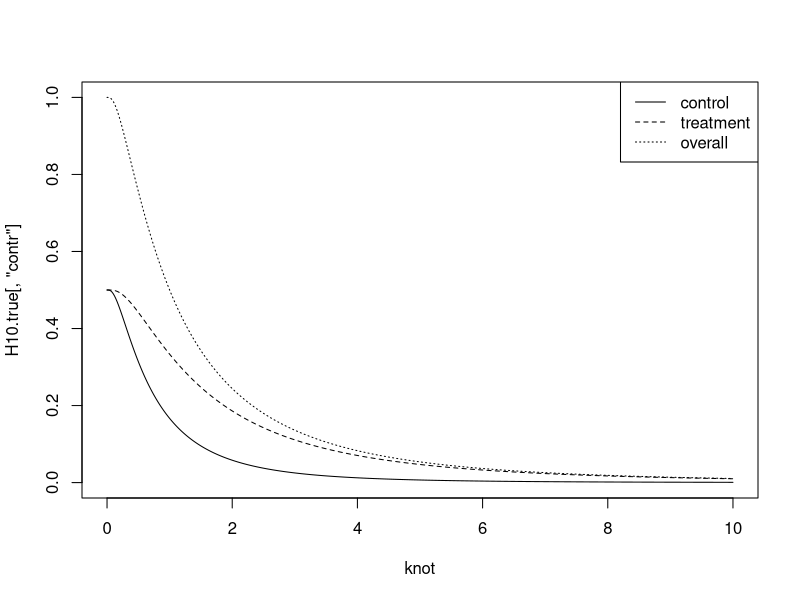
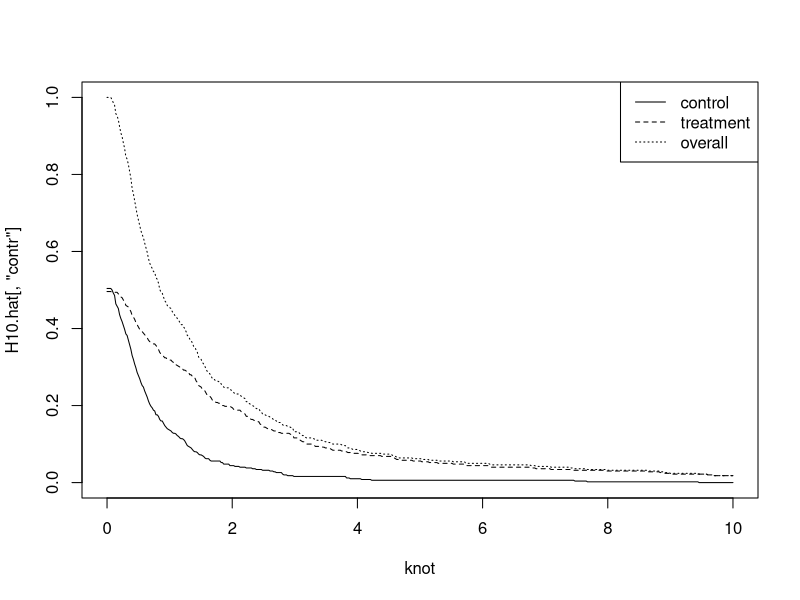
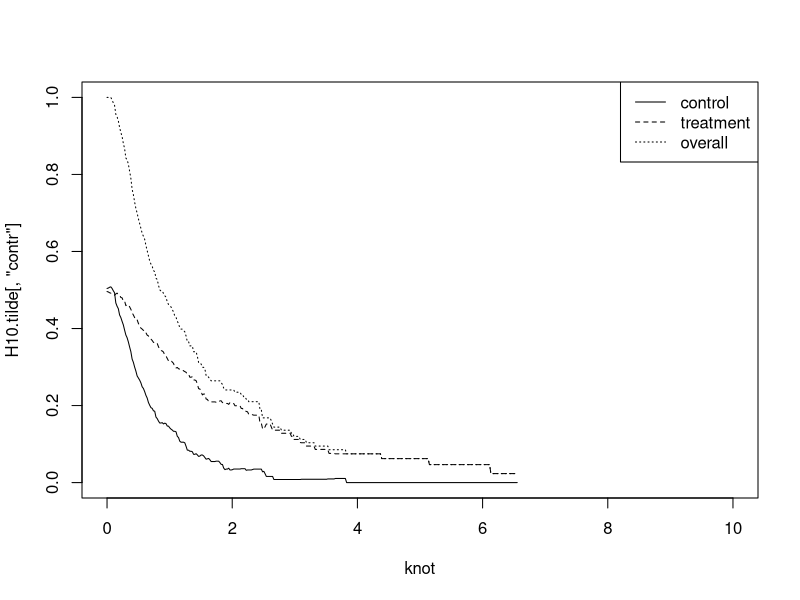
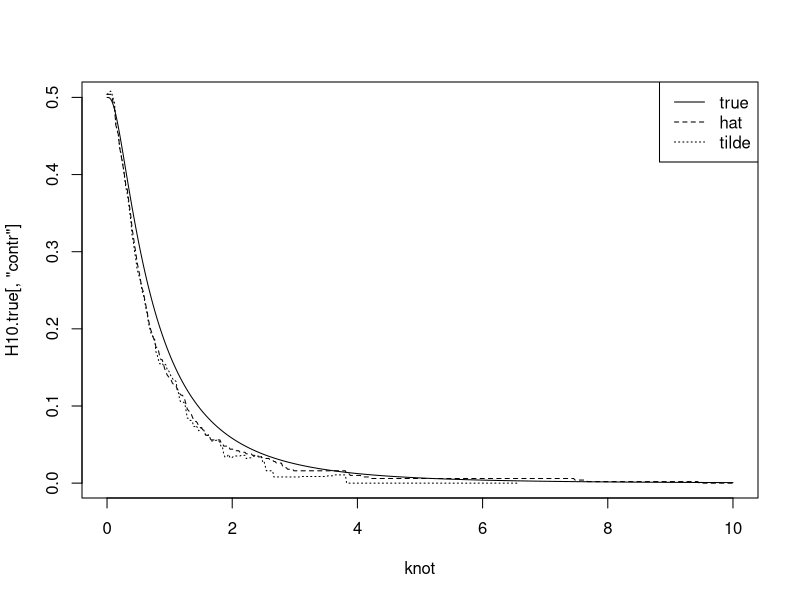
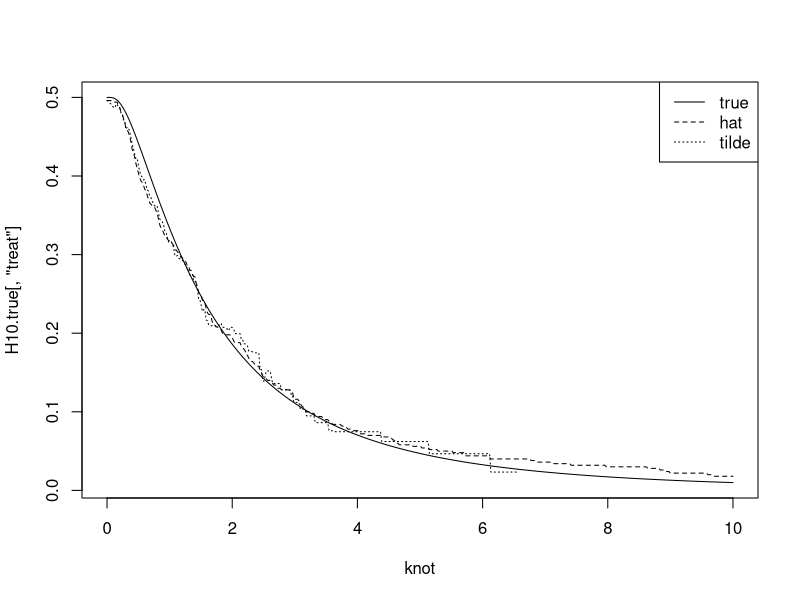
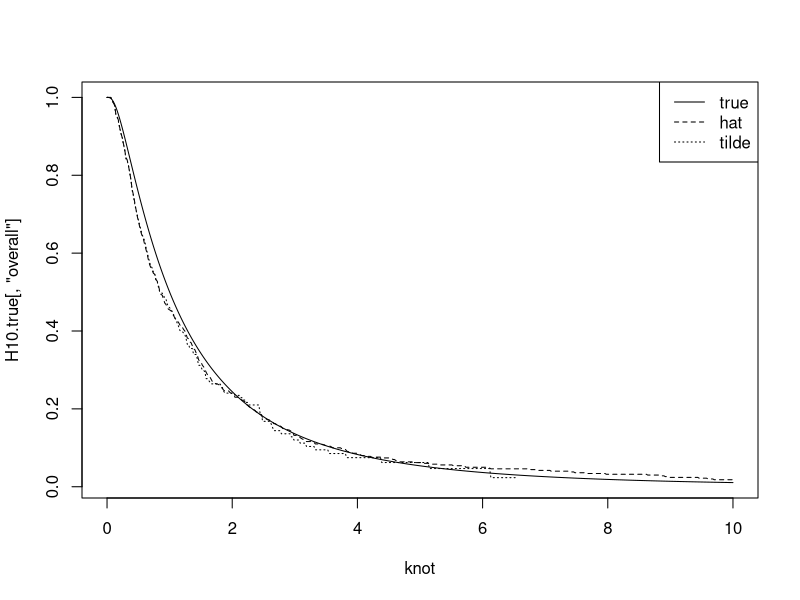
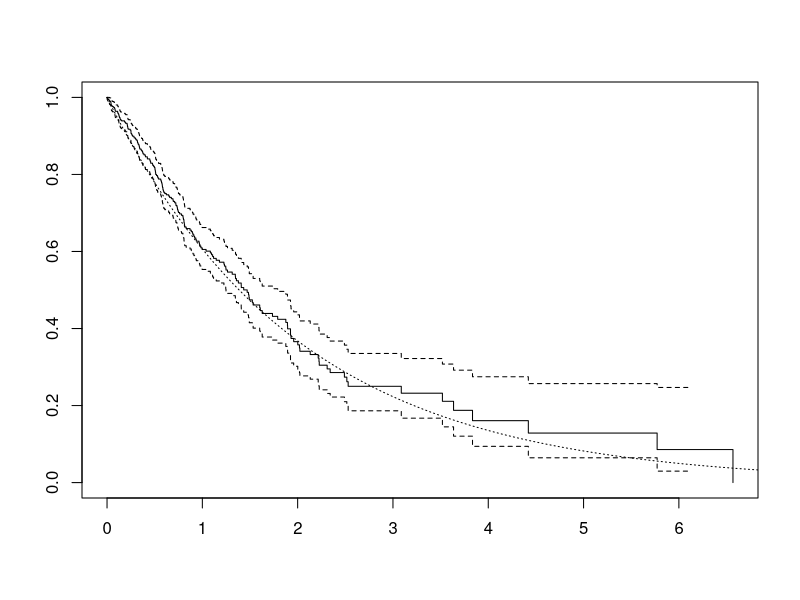

The R source for these figures, in order:
## ---- chunk 1
knitr::opts_chunk$set(echo = TRUE)
## ---- chunk 2
library(mvtnorm)
library(survival)
## ---- chunk 3
## generate (Y, delta, X), where X is ternary and Y is lifetime with censoring
## sample size
size <- 500

## correlation of latent Gaussian distribution
rho <- 0.5 

## correlation matrix of latent Gaussian
corr.matrix <- matrix(c(1, rho, rho, 1), nrow = 2) 

## Cutoff points to make ternary variable
cut.off <- 0 

## Draw a random sample from the latent Gaussian distribution
Z <- rmvnorm(n = size, mean = c(0, 0), sigma = corr.matrix)

## Assume that h0(t)=exp(t), and make the lifetime variable
T1 <- exp(Z[, 1])

## Do discretization to make binary variable
X1 <- ifelse(Z[, 2] < cut.off, 0, 1)

## generate the censoring variable
C <- rexp(n = size, rate = 0.5)

## Make the censored observation for lifetime
Y1 <- ifelse(T1 < C, T1, C)

## Indicator to indicate that the lifetime is censored or not
delta <- ifelse(T1 < C, 1, 0)
## ---- chunk 4
mean(1 - delta)
## ---- chunk 5
knot <- seq(0, 10, length.out = 500)
H10.true <- matrix(nrow = length(knot), ncol = 3)
colnames(H10.true) <- c("contr", "treat", "overall")

for(i in seq(1, length(knot))) {
  H10.true[i, "contr"] <- pmvnorm(lower = c(-Inf, log(knot[i])),
                                  upper = c(cut.off, Inf),
                                  sigma = corr.matrix)[1]
  H10.true[i, "treat"] <- pmvnorm(lower = c(cut.off, log(knot[i])),
                                  upper = c(Inf, Inf),
                                  sigma = corr.matrix)[1]
  H10.true[i, "overall"] <- 1 - pnorm(q = log(knot[i]))
}

plot(knot, H10.true[, "contr"], type = "l", ylim = c(0, 1))
points(knot, H10.true[, "treat"], type = "l", lty = 2)
points(knot, H10.true[, "overall"], type = "l", lty = 3)
legend("topright", legend = c("control", "treatment", "overall"), lty = 1:3)
## ---- chunk 6
H10.hat <- matrix(nrow = length(knot), ncol = 3)
colnames(H10.hat) <- c("contr", "treat", "overall")

for(i in seq(1, length(knot))) {
  H10.hat[i, "contr"] <- mean(X1 == 0 & T1 > knot[i])
  H10.hat[i, "treat"] <- mean(X1 == 1 & T1 > knot[i])
  H10.hat[i, "overall"] <- mean(T1 > knot[i])
}

plot(knot, H10.hat[, "contr"], type = "l", ylim = c(0, 1))
points(knot, H10.hat[, "treat"], type = "l", lty = 2)
points(knot, H10.hat[, "overall"], type = "l", lty = 3)
legend("topright", legend = c("control", "treatment", "overall"), lty = 1:3)
## ---- chunk 7
G.fit <- survfit(Surv(time = Y1, event = 1 - delta) ~ 1)
G_func <- stepfun(x = G.fit$time, y = c(1, G.fit$surv)) 

H10.tilde <- matrix(nrow = length(knot), ncol = 3)
colnames(H10.tilde) <- c("contr", "treat", "overall")

for(i in seq(1, length(knot))) {
  H10.tilde[i, "contr"] <- mean(X1 == 0 & Y1 > knot[i]) / G_func(knot[i])
  H10.tilde[i, "treat"] <- mean(X1 == 1 & Y1 > knot[i]) / G_func(knot[i])
  H10.tilde[i, "overall"] <- mean(Y1 > knot[i]) / G_func(knot[i])
}

plot(knot, H10.tilde[, "contr"], type = "l", ylim = c(0, 1))
points(knot, H10.tilde[, "treat"], type = "l", lty = 2)
points(knot, H10.tilde[, "overall"], type = "l", lty = 3)
legend("topright", legend = c("control", "treatment", "overall"), lty = 1:3)
## ---- chunk 8
plot(knot, H10.true[, "contr"], type = "l")
points(knot, H10.hat[, "contr"], type = "l", lty = 2)
points(knot, H10.tilde[, "contr"], type = "l", lty = 3)
legend("topright", legend = c("true", "hat", "tilde"), lty = 1:3)


plot(knot, H10.true[, "treat"], type = "l")
points(knot, H10.hat[, "treat"], type = "l", lty = 2)
points(knot, H10.tilde[, "treat"], type = "l", lty = 3)
legend("topright", legend = c("true", "hat", "tilde"), lty = 1:3)


plot(knot, H10.true[, "overall"], type = "l")
points(knot, H10.hat[, "overall"], type = "l", lty = 2)
points(knot, H10.tilde[, "overall"], type = "l", lty = 3)
legend("topright", legend = c("true", "hat", "tilde"), lty = 1:3)
## ---- chunk 9
plot(G.fit)
points(knot, 1 - pexp(knot, rate = 0.5), type = "l", lty = 3)
## ---- chunk 10
H11.hat <- matrix(nrow = length(T1), ncol = 3)
colnames(H11.hat) <- c("contr", "treat", "overall")

for(i in seq(1, length(T1))) {
  H11.hat[i, "contr"] <- mean(X1 == 0 & T1 == T1[i])
  H11.hat[i, "treat"] <- mean(X1 == 1 & T1 == T1[i])
  H11.hat[i, "overall"] <- mean(T1 == T1[i])
}

# plot(T1, H11.hat[, "contr"], type = "b", ylim = c(0, 1))
# points(T1, H11.hat[, "treat"], type = "b", lty = 2)
# points(T1, H11.hat[, "overall"], type = "b", lty = 3)
# legend("topright", legend = c("control", "treatment", "overall"), lty = 1:3)
## ---- chunk 11
G.fit <- survfit(Surv(time = Y1, event = 1 - delta) ~ 1)
G_func <- stepfun(x = G.fit$time, y = c(1, G.fit$surv)) 

H11.tilde <- matrix(nrow = length(Y1), ncol = 3)
colnames(H11.tilde) <- c("contr", "treat", "overall")

for(i in seq(1, length(Y1))) {
  H11.tilde[i, "contr"] <- mean(X1 == 0 & Y1 == Y1[i]) / G_func(Y1[i])
  H11.tilde[i, "treat"] <- mean(X1 == 1 & Y1 == Y1[i]) / G_func(Y1[i])
  H11.tilde[i, "overall"] <- mean(Y1 == Y1[i]) / G_func(Y1[i])
}

# plot(knot, H10.tilde[, "contr"], type = "l", ylim = c(0, 1))
# points(knot, H10.tilde[, "treat"], type = "l", lty = 2)
# points(knot, H10.tilde[, "overall"], type = "l", lty = 3)
# legend("topright", legend = c("control", "treatment", "overall"), lty = 1:3)
